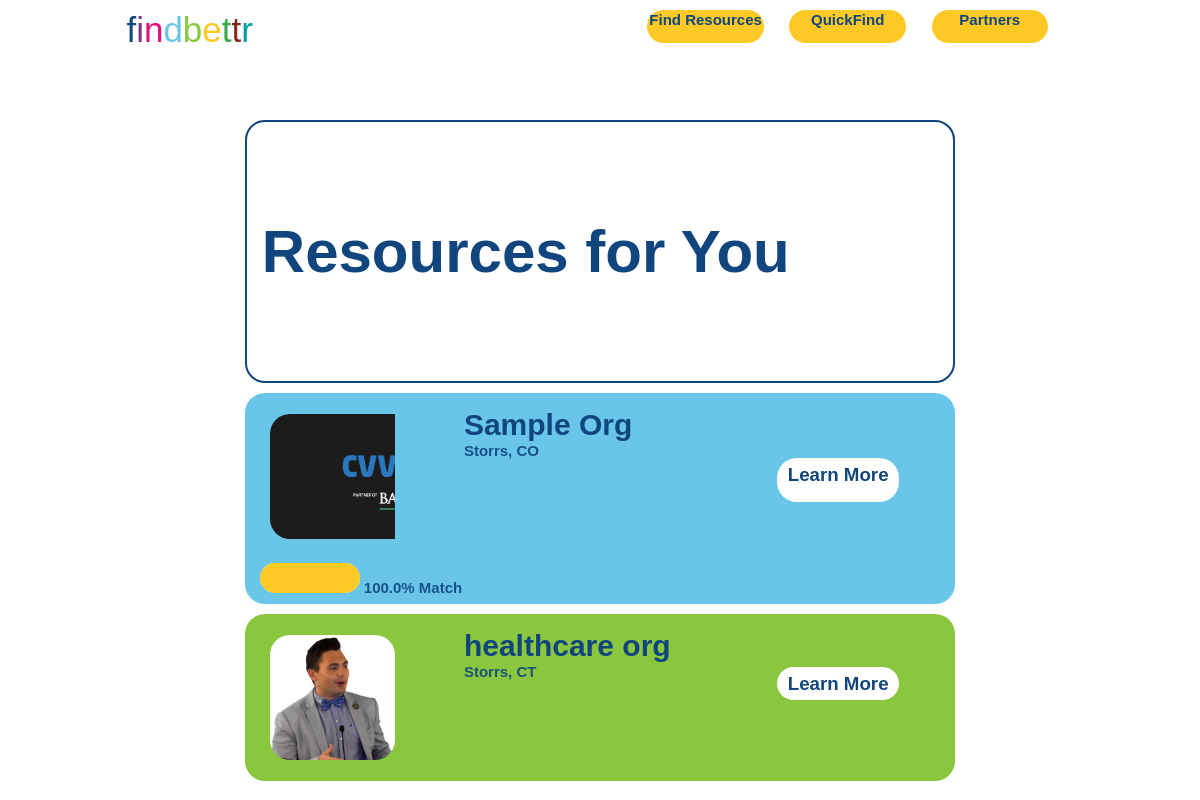
The app's page /results/custom/21 with its own data.
### core/models.py (models this page shows, shortened)
class Organization(models.Model):
	name = models.CharField(max_length=200)
	street = models.CharField(max_length=300)
	city=models.CharField(max_length=100)
	state= models.CharField(blank=True, max_length=2, choices=STATE_CHOICES)
	zipcode = models.CharField(max_length=5)
	description = models.CharField(max_length=1000)
	tags=models.ManyToManyField(Tag)
	overall_tags = models.ManyToManyField(Arching_Tag)
	website=models.URLField(max_length=500)
	phone_number=models.CharField(max_length=12)
	email = models.EmailField(max_length=254)
	org_image = models.ImageField(upload_to=get_image_path, blank=True, null=True)
	contact_name = models.CharField(max_length=125)
	contact_phone_number=models.CharField(max_length=12)
	contact_email = models.EmailField(max_length=254)
	contact_image = models.ImageField(upload_to=get_image_path, blank=True, null=True)

### core/views.py (the view)
# urls.py: path("results", views.results, name='Results'),
def results(request, instance):
	r=Response.objects.get(pk=instance)
	tags = r.tags_selected.all()
	overall_tags = r.overall_tags_selected.all()
	orgs = Organization.objects.all()
	score_dict = {}
	for org in list(orgs):
		score = 0
		division = 0
		for tag in list(tags):
			if tag in list(org.tags.all()):
				score+=1
				division+=1
			else:
				division+=1
		for otag in list(overall_tags):
			if otag in org.overall_tags:
				score+=1
				division+=1
			else:
				division+=1
		fin_score = (score/division)*100
		score_dict[org]=fin_score
	sorted_keys = sorted(score_dict, key=score_dict.get)  # [1, 3, 2]
	sorted_list=[]
	for w in sorted_keys:
		key = w
		val = score_dict[w]
		sorted_list.append([key, val])
	sorted_list.reverse()
	template=loader.get_template('core/results.html')
	context={
		'customcheck':True,
		'org_list':sorted_list,
	}
	return HttpResponse(template.render(context, request))

### core/templates/core/results.html (shortened to what this page needs)
<!DOCTYPE html>
<html>
<head>
{% load static %}
<link rel="stylesheet" href="{% static 'core/main.css' %}">
</head>
<body class="results">
<div class="navbar">
	<div class="logo">
		<a href="../.." style="text-decoration: none"><p style="margin:0px"><span style="color:#10457d">f</span><span style="color:#7f3583">i</span><span style="color:#df1078">n</span><span style="color:#69c6e8">d</span><span style="color:#8bc73e">b</span><span style="color:#fdc924">e</span><span style="color:#37a649">t</span><span style="color:#862818">t</span><span style="color:#009ea1">r</span></p></a>
	</div>
		<a href="../../aboutme" class="navtab" style="grid-column:3">Find Resources</a>
		<a href="../../quickfind" class="navtab" style="grid-column:4">QuickFind</a>
		<a href="../../forpartners" class="navtab" style="grid-column:5">Partners</a>
</div>
<div class = "wrapper">
<div class="div-title">
{% if customcheck %}
<h4 class="result-title">Resources for You</h4>
{% endif %}
</div>
{% for org in org_list %}
<div class="org-box">
	<div class="image-box">
		<img class = "org-image" src="../../{{ org.0.org_image }}">
	</div>
	<div class="info-box">
		<h5 class="org-title">{{ org.0.name }}</h5><br>
		<h5 class="org-detail">{{ org.0.city }}, {{org.0.state}}</h5>
	</div>
	{% if org.1 %}
	<div class="metric-holder">
	<div class="full-metric">
		<div class="partial-metric" style="width:{{ org.1 }}px">
		</div>
	</div>
	<h5 class="org-detail">{{ org.1 }}% Match</h5>
	</div>
	{% endif %}
	<a class="cta-button" href="../../organization/{{ org.0.name}}">
		<h3 style="margin:5%">Learn More</h3>
	</a>
</div>
{% endfor %}
</div>
</body>
</html>

### core/static/core/main.css (style rules this page uses)
body { background-color:#fff; transition: all .5s ease; }
h1, h2, h3, h4, h5, p, a, label, input { color:#10457d; font-family:"Noto Sans JP", Arial; }
.block-item > h3, h4 { color:#fff!important; text-align: center; display:block; }
.result-title { color:#10457d!important; font-size:60px; text-align: left; padding:15px; }
.wrapper { margin:0 20%; }
.div-title { border: 2px; border-color: #10457d; border-style:solid; border-radius:20px; }
.info-box { max-width:90%; color:#fff!important; display:inline-block; grid-column-start: 2; grid-column-end: 2; grid-row-start: 1; grid-row-end: 1; }
.image-box { width:125px; height: 125px; overflow: hidden; object-fit:cover; margin:3% 5%; grid-column-start: 1; grid-column-end: 1; grid-row-start: 1; grid-row-end: 1; }
.org-image { height:100%; display: inline; float:left!important; border-radius:20px; }
.org-box { background-color: #10457d; margin-top: 10px; border-radius:20px; padding:15px; display:grid; grid-template-columns: 30% auto 30%; grid-template-rows: 80% 20%; }
.org-box:nth-child(5n+2) { background-color: #69c6e8 }
.org-box:nth-child(5n+3) { background-color: #8bc73e }
.cta-button { grid-column-start: 3; grid-column-end: 3; grid-row-start: 1; grid-row-end: 2; background-color: #fff; border-radius: 20px; width:60%; height:30%; text-align: center; margin:auto auto; text-decoration: none }
.org-title { font-size: 30px!important; margin:0px; }
.org-detail { font-size: 15px; opacity: 90%; margin:0px; display:inline-flex; }
.full-metric { background-color: #fff; width:100px; height:30px; display:inline-block; border-radius: 20px; }
.partial-metric { background-color: #fdc924; height:30px; border-radius: 20px; }
.metric-holder { width:100%; grid-column-start: 1; grid-column-end: 3; grid-row-start: 2; grid-row-end: 2; margin-top: 10px }
.org-title { font-size: 50px; display: inline-flex; }
.navbar { width: 80%; height:100px; margin:10px 10%; display: grid; grid-template-columns: 40% auto 15% 15% 15%; grid-template-rows: 100%; }
.logo { grid-column-start: 1; grid-column-end: 2; grid-row-start: 1; grid-row-end: 1; font-size: 35px; }
.navtab { grid-row: 1; background-color:#fdc924; border-radius:30px; font-size: 15px; padding:1% 1%; font-weight: bold; text-align: center; width:80%; height: 30%; text-decoration: none }

### records on screen
Organization: org_image (picture), name "Sample Org", city "Storrs", state "CO", org "100.0"
Organization: org_image (picture), name "healthcare org", city "Storrs", state "CT"
